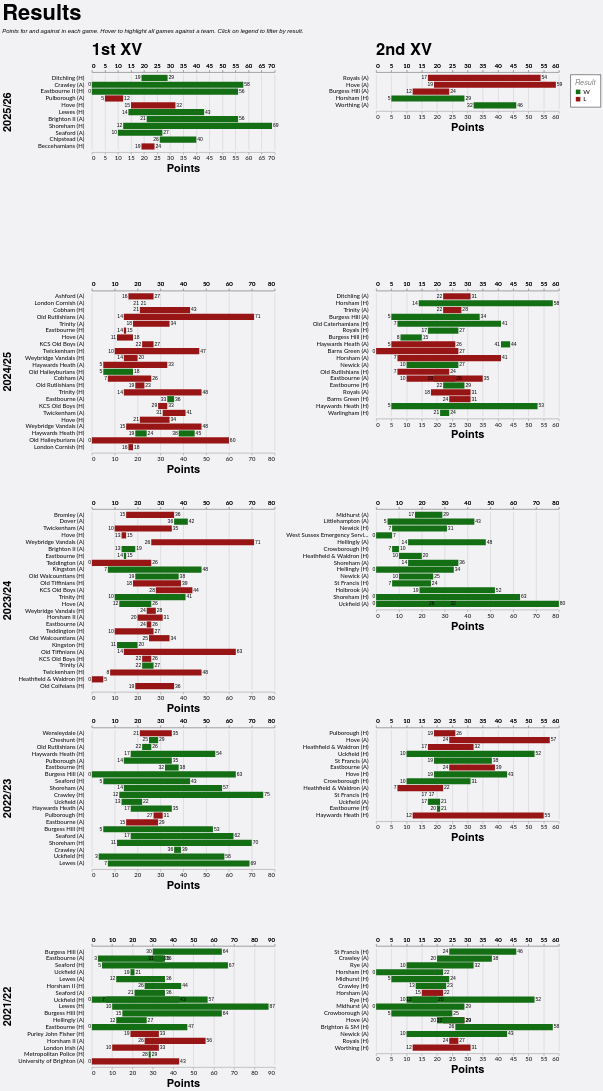

The specification (Vega-Lite) saved for this image:
### Vega-Lite specification from a JSON file in a GitHub repository (floating-point values rounded to 4 significant figures; data arrays with more than 128 entries replaced by an {"elided": "..."} marker saying what was removed)
{"config": {"axis": {"labelFont": "Lato, sans-serif", "titleFont": "PT Sans Narrow, Helvetica Neue, Helvetica, Arial, sans-serif", "labelFontSize": 13, "titleFontSize": 24, "gridColor": "#202947", "gridOpacity": 0.2}, "header": {"labelFont": "PT Sans Narrow, Helvetica Neue, Helvetica, Arial, sans-serif", "titleFont": "PT Sans Narrow, Helvetica Neue, Helvetica, Arial, sans-serif", "labelFontSize": 24, "titleFontSize": 28, "labelFontWeight": "bold", "orient": "left"}, "legend": {"labelFont": "Lato, sans-serif", "titleFont": "PT Sans Narrow, Helvetica Neue, Helvetica, Arial, sans-serif", "labelFontSize": 14, "titleFontSize": 16, "titlePadding": 5, "fillColor": "white", "strokeColor": "black", "padding": 10, "titleFontWeight": "lighter", "titleFontStyle": "italic", "titleColor": "gray", "offset": 10}, "title": {"font": "PT Sans Narrow, Helvetica Neue, Helvetica, Arial, sans-serif", "fontSize": 48, "fontWeight": "bold", "anchor": "start", "align": "center", "titlePadding": 20, "subtitlePadding": 10, "subtitleFontSize": 13, "subtitleColor": "", "subtitleFontStyle": "italic", "offset": 15, "color": "black"}, "axisX": {"labelAngle": 0}, "facet": {"title": null, "header": null, "align": {"row": "each", "column": "each"}}, "resolve": {"scale": {"y": "independent", "facet": "independent"}}, "background": "#f2f1f4", "view": {"strokeWidth": 0}}, "data": {"name": "data-d917955dc87d3f17b57b046a31b0a1f6"}, "facet": {"column": {"field": "squad", "header": {"labelAnchor": "start", "labelExpr": "datum.value + ' XV'", "labelFontSize": 36, "title": null}, "title": null, "type": "nominal"}, "row": {"field": "season", "sort": {"field": "season", "order": "descending"}, "title": null, "type": "nominal"}}, "spec": {"layer": [{"mark": {"type": "bar"}, "encoding": {"color": {"field": "result", "legend": {"orient": "right", "title": "Result", "titleOrient": "top"}, "scale": {"domain": ["W", "L"], "range": ["#146f14", "#981515"]}, "type": "nominal"}, "detail": {"field": "game_id", "type": "nominal"}, "opacity": {"condition": {"param": "param_4", "value": 1.0, "empty": true}, "value": 0.2}, "x": {"axis": {"offset": 5, "orient": "bottom"}, "field": "pf", "title": "Points", "type": "quantitative"}, "x2": {"field": "pa"}, "y": {"axis": {"domain": false, "grid": false, "offset": 15, "ticks": false, "title": null}, "field": "game_label", "sort": {"field": "date", "order": "descending"}, "title": null, "type": "nominal"}}, "name": "view_2"}, {"mark": {"type": "text", "align": "right", "dx": -2, "dy": 0}, "encoding": {"color": {"value": "black"}, "detail": {"field": "game_id", "type": "nominal"}, "opacity": {"condition": {"param": "param_4", "value": 1.0, "empty": true}, "value": 0.2}, "text": {"field": "loser", "type": "nominal"}, "x": {"axis": {"offset": 5, "orient": "top"}, "field": "loser", "title": null, "type": "quantitative"}, "y": {"axis": {"domain": false, "grid": false, "offset": 15, "ticks": false, "title": null}, "field": "game_label", "sort": {"field": "date", "order": "descending"}, "title": null, "type": "nominal"}}}, {"mark": {"type": "text", "align": "left", "dx": 2, "dy": 0}, "encoding": {"color": {"value": "black"}, "detail": {"field": "game_id", "type": "nominal"}, "opacity": {"condition": {"param": "param_4", "value": 1.0, "empty": true}, "value": 0.2}, "text": {"field": "winner", "type": "nominal"}, "x": {"axis": {"offset": 5, "orient": "top"}, "field": "winner", "title": null, "type": "quantitative"}, "y": {"axis": {"domain": false, "grid": false, "offset": 15, "ticks": false, "title": null}, "field": "game_label", "sort": {"field": "date", "order": "descending"}, "title": null, "type": "nominal"}}}], "height": {"step": 15}, "transform": [{"filter": {"param": "param_5"}}], "width": 400}, "params": [{"name": "param_4", "select": {"type": "point", "clear": "mouseout", "fields": ["opposition"], "on": "hover"}, "views": ["view_2"]}, {"name": "param_5", "select": {"type": "point", "fields": ["result"]}, "bind": "legend", "views": ["view_2"]}], "resolve": {"scale": {"x": "independent", "y": "independent"}}, "spacing": 10, "title": {"text": "Results", "subtitle": "Points for and against in each game. Hover to highlight all games against a team. Click on legend to filter by result."}, "$schema": "https://vega.github.io/schema/vega-lite/v5.20.1.json", "datasets": {"data-d917955dc87d3f17b57b046a31b0a1f6": {"elided": "170 records"}}}
